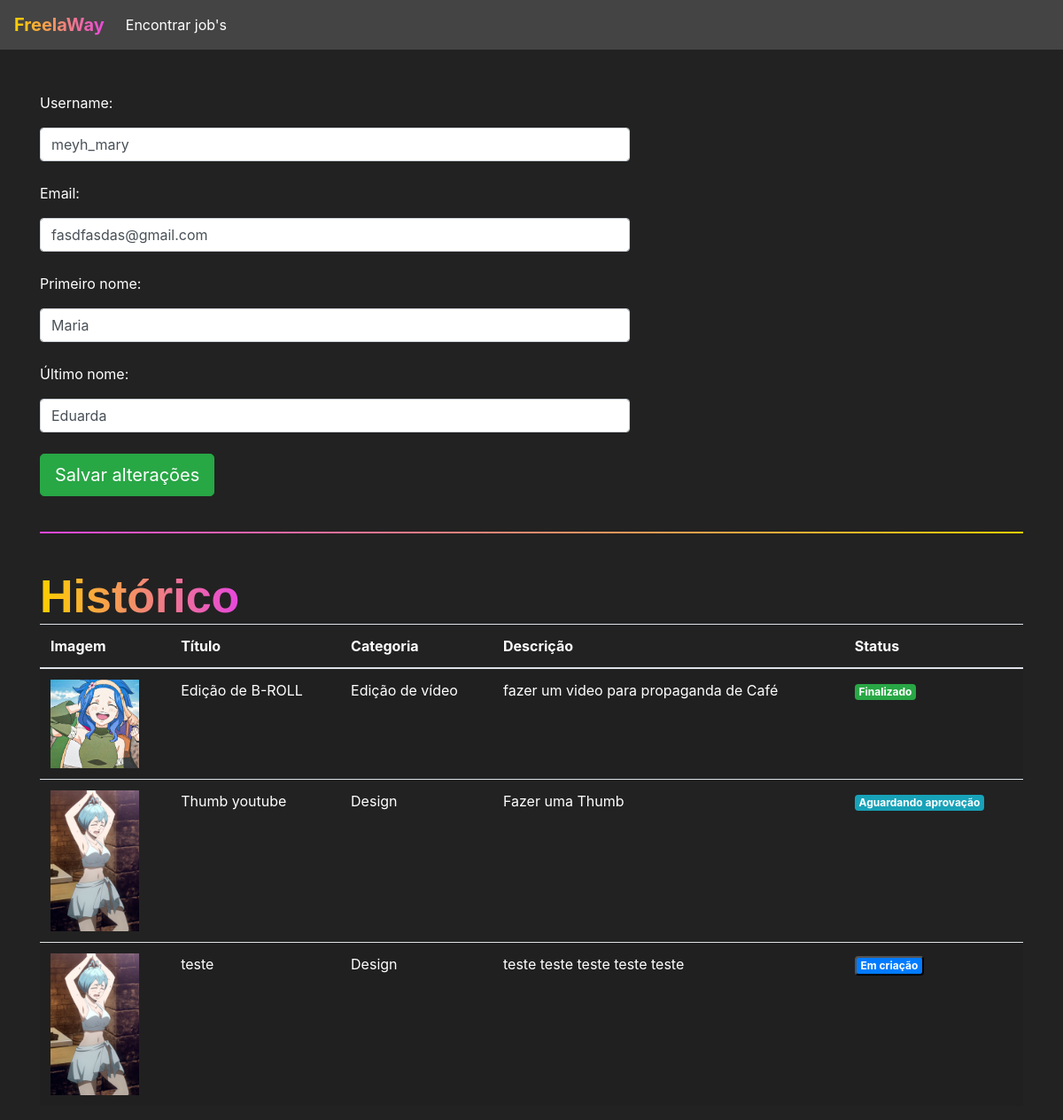
The app's page /jobs/perfil (signed in), older data.
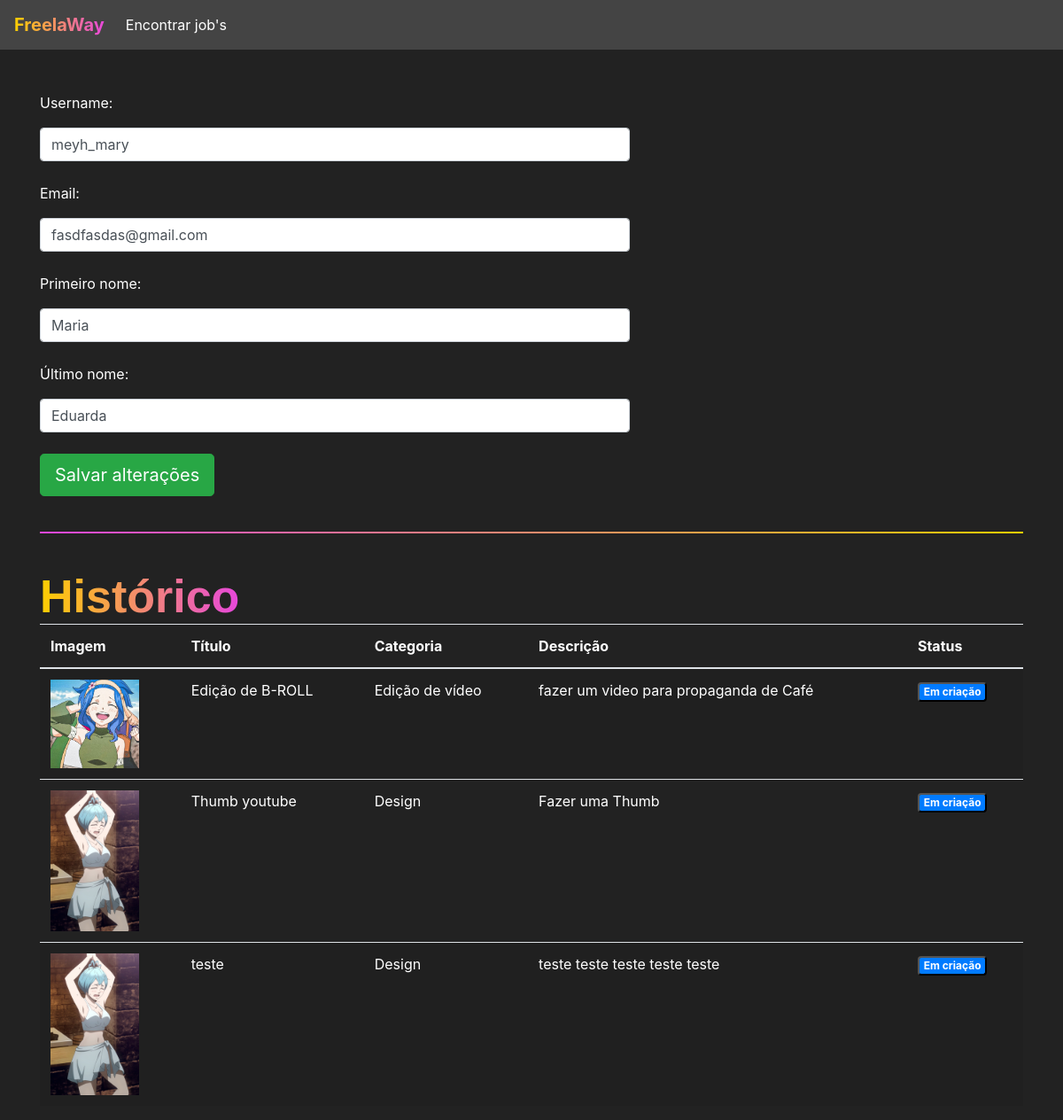
The same page, newer data.
### jobs/models.py (models this page shows, shortened)
class Jobs(models.Model):
    categoria_choices = (('D', 'Design'),
                         ('EV', 'Edição de Vídeo'))
    status_choices = (('C', 'Em criação'),
                      ('AA', 'Aguardando aprovação'),
                      ('F', 'Finalizado'))
    titulo = models.CharField(max_length=200)
    descricao = models.TextField()
    categoria = models.CharField(max_length=2, choices=categoria_choices, default="D")
    prazo_entrega = models.DateTimeField()
    preco = models.FloatField()
    referencias = models.ManyToManyField(Referencias)
    profissional = models.ForeignKey(User, on_delete=models.DO_NOTHING, null=True, blank=True)
    reservado = models.BooleanField(default=False)
    status = models.CharField(max_length=2, choices=status_choices, default='C')
    arquivo_final = models.FileField(null=True)

class Referencias(models.Model):
    arquivo = models.FileField(upload_to='referencias')
    def __str__(self) -> str:
        return self.arquivo.url

### jobs/views.py (the view, shortened to what this page needs)
# urls.py: path('perfil', views.perfil, name="perfil"),
@login_required(login_url='/auth/logar')
def perfil(request):
    if request.method == "GET":
        jobs = Jobs.objects.filter(profissional=request.user)
        return render(request, 'perfil.html', {'jobs': jobs})

### jobs/templates/perfil.html (shortened to what this page needs)
{% extends 'base.html' %}
{% load static %}
{% block 'head' %}
<link rel="stylesheet" href="{% static 'jobs/css/encontrar_jobs.css' %}">
<link rel="stylesheet" href="{% static 'jobs/css/perfil.css' %}">
{% endblock %}
{% block 'body' %}
<br>
<br>
<div class="container">
    <div style="width: 60%">
        <form action="{% url 'perfil' %}" method="POST">{% csrf_token %}
            <p>Username:</p>
            <input type="text" class="form-control" value="{{user.username}}" name="username">
            <br>
            <p>Email:</p>
            <input type="email" class="form-control" value="{{user.email}}" name="email">
            <br>
            <p>Primeiro nome:</p>
            <input type="text" class="form-control" value="{{user.first_name}}" name="primeiro_nome">
            <br>
            <p>Último nome:</p>
            <input type="text" class="form-control" value="{{user.last_name}}" name="ultimo_nome">
            <br>
            <input type="submit" class="btn btn-success btn-lg" value="Salvar alterações">
        </form>
    </div>
    <br>
    <hr class="borda-degrade">
    <br>
    <h4 class="titulo">Histórico</h4>
    <table style="background-color: #222; color: white;" class="table table-striped">
        <thead>
            <tr>
                <th scope="col">Imagem</th>
                <th scope="col">Título</th>
                <th scope="col">Categoria</th>
                <th scope="col">Descrição</th>
                <th scope="col">Status</th>
            </tr>
        </thead>
        <tbody>
            {% for job in jobs %}
                <tr>
                    <th scope="row"><img width="100px" src="{{job.referencias.all.0}}"></th>
                    <td>{{job.titulo}}</td>
                    <td>
                        {% if job.categoria == 'D' %}
                            Design
                        {% else %}
                            Edição de vídeo
                        {% endif %}
                    </td>
                    <td>{{job.descricao}}</td>
                    <td>
                        {% if job.status == 'AA' %}
                            <span class="badge badge-info">Aguardando aprovação</span>
                        {% elif job.status == 'C' %}
                        <button class="badge badge-primary" data-toggle="modal" data-target="#modal-job-{{job.id}}">Em criação</button>
                        {% else %}
                            <span class="badge badge-success">Finalizado</span>
                        {% endif %}
                    </td>
                </tr>
            {% endfor %}
        </tbody>
    </table>
</div>
{% endblock %}

### templates/base.html (shortened to what this page needs)
<!doctype html>
<html lang="en">
<head>
    {% block 'head' %}
    {% endblock %}
    <link rel="stylesheet" href="https://cdn.jsdelivr.net/npm/bootstrap@4.6.1/dist/css/bootstrap.min.css">
</head>
<body class="fundo">
    {% if user.is_authenticated %}
    <nav style="background-color: #444;" class="navbar navbar-expand-lg navbar-dark">
        <a class="navbar-brand" href="#"><span class="font-degrade-nav">FreelaWay</span></a>
        <div class="collapse navbar-collapse" id="navbarNav">
            <ul class="navbar-nav">
                <li class="nav-item active">
                    <a class="nav-link" href="{% url 'encontrar_jobs' %}">Encontrar job's</a>
                </li>
            </ul>
        </div>
    </nav>
    {% endif %}
    {% block 'body' %}{% endblock %}
</body>
</html>

### templates/static/jobs/css/encontrar_jobs.css (style rules this page uses)
.fundo { background-color: #222; color: white; }
.titulo { font-family: Arial, Helvetica, sans-serif; font-weight: bold; font-size: 52px; display: inline; background-image: linear-gradient(90deg, rgba(255, 207, 0, 1) 0%, rgba(231, 71, 220, 1) 100%); background-clip: text; -webkit-background-clip: text; color: transparent; padding-bottom: 10px; }

### templates/static/jobs/css/perfil.css (style rules this page uses)
.fundo { background-color: #222; color: white; }
.borda-degrade { border: 1px solid transparent; border-image: linear-gradient(90deg, rgba(231, 71, 220, 1) 0%, rgba(255, 207, 0, 1) 100%); border-image-slice: 1; }
.titulo { font-family: Arial, Helvetica, sans-serif; font-weight: bold; font-size: 52px; display: inline; background-image: linear-gradient(90deg, rgba(255, 207, 0, 1) 0%, rgba(231, 71, 220, 1) 100%); background-clip: text; -webkit-background-clip: text; color: transparent; padding-bottom: 10px; }

### templates/base.html (style rules this page uses)
.font-degrade-nav { background-image: linear-gradient(90deg, rgba(255, 207, 0, 1) 0%, rgba(231, 71, 220, 1) 100%); background-clip: text; -webkit-background-clip: text; color: transparent; padding-bottom: 10px; font-size: 20px; font-weight: bold; }

Row changes from the older to the newer data that the page shows:
changed Jobs "Edição de B-ROLL": status "Finalizado" → "Em criação"
changed Jobs "Thumb youtube": status "Aguardando aprovação" → "Em criação"
